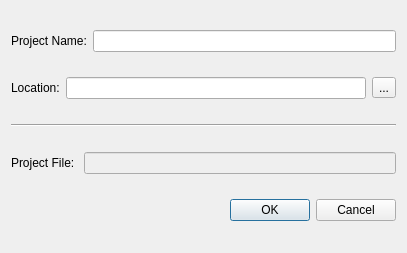
<?xml version="1.0" encoding="UTF-8"?>
<ui version="4.0">
 <class>WindowNewProject</class>
 <widget class="QDialog" name="WindowNewProject">
  <property name="geometry">
   <rect>
    <x>0</x>
    <y>0</y>
    <width>407</width>
    <height>253</height>
   </rect>
  </property>
  <property name="windowTitle">
   <string>New Project</string>
  </property>
  <layout class="QVBoxLayout" name="verticalLayout">
   <item>
    <layout class="QHBoxLayout" name="horizontalLayout">
     <item>
      <widget class="QLabel" name="label">
       <property name="text">
        <string>Project Name:</string>
       </property>
      </widget>
     </item>
     <item>
      <widget class="QLineEdit" name="name"/>
     </item>
    </layout>
   </item>
   <item>
    <layout class="QHBoxLayout" name="horizontalLayout_2">
     <item>
      <widget class="QLabel" name="label_2">
       <property name="text">
        <string>Location:</string>
       </property>
      </widget>
     </item>
     <item>
      <widget class="QLineEdit" name="path"/>
     </item>
     <item>
      <widget class="QToolButton" name="toolButton">
       <property name="text">
        <string>...</string>
       </property>
      </widget>
     </item>
    </layout>
   </item>
   <item>
    <widget class="Line" name="line">
     <property name="orientation">
      <enum>Qt::Horizontal</enum>
     </property>
    </widget>
   </item>
   <item>
    <layout class="QHBoxLayout" name="horizontalLayout_3">
     <item>
      <widget class="QLabel" name="label_3">
       <property name="text">
        <string>Project File: </string>
       </property>
      </widget>
     </item>
     <item>
      <widget class="QLineEdit" name="outputFile">
       <property name="enabled">
        <bool>false</bool>
       </property>
      </widget>
     </item>
    </layout>
   </item>
   <item>
    <widget class="QDialogButtonBox" name="buttonBox">
     <property name="standardButtons">
      <set>QDialogButtonBox::Cancel|QDialogButtonBox::Ok</set>
     </property>
    </widget>
   </item>
  </layout>
 </widget>
 <resources/>
 <connections/>
</ui>
